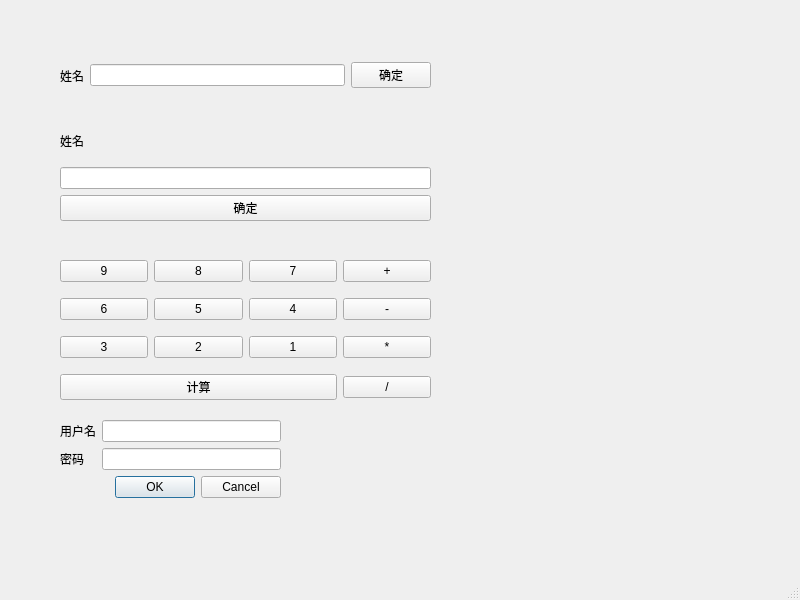
<?xml version="1.0" encoding="UTF-8"?>
<ui version="4.0">
 <class>MainWindow</class>
 <widget class="QMainWindow" name="MainWindow">
  <property name="geometry">
   <rect>
    <x>0</x>
    <y>0</y>
    <width>800</width>
    <height>600</height>
   </rect>
  </property>
  <property name="windowTitle">
   <string>MainWindow</string>
  </property>
  <widget class="QWidget" name="centralwidget">
   <widget class="QWidget" name="verticalLayoutWidget">
    <property name="geometry">
     <rect>
      <x>60</x>
      <y>120</y>
      <width>371</width>
      <height>101</height>
     </rect>
    </property>
    <layout class="QVBoxLayout" name="verticalLayout">
     <item>
      <widget class="QLabel" name="label_2">
       <property name="text">
        <string>姓名</string>
       </property>
      </widget>
     </item>
     <item>
      <widget class="QLineEdit" name="lineEdit_2"/>
     </item>
     <item>
      <widget class="QPushButton" name="pushButton_2">
       <property name="text">
        <string>确定</string>
       </property>
      </widget>
     </item>
    </layout>
   </widget>
   <widget class="QWidget" name="formLayoutWidget">
    <property name="geometry">
     <rect>
      <x>60</x>
      <y>420</y>
      <width>221</width>
      <height>123</height>
     </rect>
    </property>
    <layout class="QFormLayout" name="formLayout">
     <item row="0" column="1">
      <widget class="QLineEdit" name="LineEdit"/>
     </item>
     <item row="1" column="0">
      <widget class="QLabel" name="Label_2">
       <property name="text">
        <string>密码</string>
       </property>
      </widget>
     </item>
     <item row="1" column="1">
      <widget class="QLineEdit" name="LineEdit_2"/>
     </item>
     <item row="0" column="0">
      <widget class="QLabel" name="Label">
       <property name="text">
        <string>用户名</string>
       </property>
      </widget>
     </item>
     <item row="2" column="1">
      <widget class="QDialogButtonBox" name="buttonBox">
       <property name="standardButtons">
        <set>QDialogButtonBox::Cancel|QDialogButtonBox::Ok</set>
       </property>
      </widget>
     </item>
    </layout>
   </widget>
   <widget class="QWidget" name="">
    <property name="geometry">
     <rect>
      <x>60</x>
      <y>50</y>
      <width>371</width>
      <height>51</height>
     </rect>
    </property>
    <layout class="QHBoxLayout" name="horizontalLayout">
     <item>
      <widget class="QLabel" name="label">
       <property name="text">
        <string>姓名</string>
       </property>
      </widget>
     </item>
     <item>
      <widget class="QLineEdit" name="lineEdit"/>
     </item>
     <item>
      <widget class="QPushButton" name="pushButton">
       <property name="text">
        <string>确定</string>
       </property>
      </widget>
     </item>
    </layout>
   </widget>
   <widget class="QWidget" name="">
    <property name="geometry">
     <rect>
      <x>60</x>
      <y>250</y>
      <width>371</width>
      <height>161</height>
     </rect>
    </property>
    <layout class="QGridLayout" name="gridLayout">
     <item row="0" column="1">
      <widget class="QPushButton" name="pushButton_4">
       <property name="text">
        <string>8</string>
       </property>
      </widget>
     </item>
     <item row="3" column="3">
      <widget class="QPushButton" name="pushButton_11">
       <property name="text">
        <string>*</string>
       </property>
      </widget>
     </item>
     <item row="0" column="0">
      <widget class="QPushButton" name="pushButton_3">
       <property name="text">
        <string>9</string>
       </property>
      </widget>
     </item>
     <item row="3" column="0">
      <widget class="QPushButton" name="pushButton_14">
       <property name="text">
        <string>3</string>
       </property>
      </widget>
     </item>
     <item row="2" column="3">
      <widget class="QPushButton" name="pushButton_15">
       <property name="text">
        <string>-</string>
       </property>
      </widget>
     </item>
     <item row="3" column="2">
      <widget class="QPushButton" name="pushButton_9">
       <property name="text">
        <string>1</string>
       </property>
      </widget>
     </item>
     <item row="2" column="2">
      <widget class="QPushButton" name="pushButton_10">
       <property name="text">
        <string>4</string>
       </property>
      </widget>
     </item>
     <item row="0" column="3">
      <widget class="QPushButton" name="pushButton_5">
       <property name="text">
        <string>+</string>
       </property>
      </widget>
     </item>
     <item row="6" column="3">
      <widget class="QPushButton" name="pushButton_19">
       <property name="text">
        <string>/</string>
       </property>
      </widget>
     </item>
     <item row="2" column="1">
      <widget class="QPushButton" name="pushButton_8">
       <property name="text">
        <string>5</string>
       </property>
      </widget>
     </item>
     <item row="0" column="2">
      <widget class="QPushButton" name="pushButton_12">
       <property name="text">
        <string>7</string>
       </property>
      </widget>
     </item>
     <item row="2" column="0">
      <widget class="QPushButton" name="pushButton_6">
       <property name="text">
        <string>6</string>
       </property>
      </widget>
     </item>
     <item row="3" column="1">
      <widget class="QPushButton" name="pushButton_13">
       <property name="text">
        <string>2</string>
       </property>
      </widget>
     </item>
     <item row="6" column="0" colspan="3">
      <widget class="QPushButton" name="pushButton_16">
       <property name="text">
        <string>计算</string>
       </property>
      </widget>
     </item>
    </layout>
   </widget>
  </widget>
  <widget class="QMenuBar" name="menubar">
   <property name="geometry">
    <rect>
     <x>0</x>
     <y>0</y>
     <width>800</width>
     <height>22</height>
    </rect>
   </property>
  </widget>
  <widget class="QStatusBar" name="statusbar"/>
 </widget>
 <resources/>
 <connections/>
</ui>
